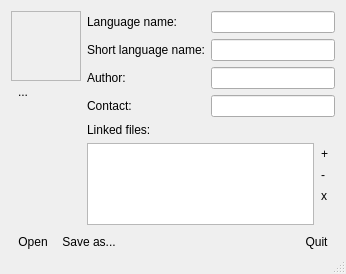
<?xml version="1.0" encoding="UTF-8"?>
<ui version="4.0">
 <class>MainWindow</class>
 <widget class="QMainWindow" name="MainWindow">
  <property name="geometry">
   <rect>
    <x>0</x>
    <y>0</y>
    <width>346</width>
    <height>274</height>
   </rect>
  </property>
  <property name="windowTitle">
   <string notr="true">InfoAboutQmLang - Utility creates a description file transfer qm</string>
  </property>
  <widget class="QWidget" name="centralWidget">
   <layout class="QVBoxLayout" name="verticalLayout_3">
    <property name="spacing">
     <number>6</number>
    </property>
    <property name="bottomMargin">
     <number>0</number>
    </property>
    <item>
     <layout class="QHBoxLayout" name="horizontalLayout_3">
      <property name="spacing">
       <number>6</number>
      </property>
      <item>
       <layout class="QVBoxLayout" name="verticalLayout">
        <property name="spacing">
         <number>0</number>
        </property>
        <item>
         <widget class="QScrollArea" name="scrollArea">
          <property name="sizePolicy">
           <sizepolicy hsizetype="Fixed" vsizetype="Fixed">
            <horstretch>0</horstretch>
            <verstretch>0</verstretch>
           </sizepolicy>
          </property>
          <property name="verticalScrollBarPolicy">
           <enum>Qt::ScrollBarAlwaysOff</enum>
          </property>
          <property name="horizontalScrollBarPolicy">
           <enum>Qt::ScrollBarAlwaysOff</enum>
          </property>
          <property name="widgetResizable">
           <bool>true</bool>
          </property>
          <property name="alignment">
           <set>Qt::AlignCenter</set>
          </property>
          <widget class="QWidget" name="scrollAreaWidgetContents">
           <property name="geometry">
            <rect>
             <x>0</x>
             <y>0</y>
             <width>60</width>
             <height>60</height>
            </rect>
           </property>
           <layout class="QHBoxLayout" name="horizontalLayout">
            <property name="spacing">
             <number>0</number>
            </property>
            <property name="margin">
             <number>0</number>
            </property>
            <item>
             <widget class="QLabel" name="iconLabel">
              <property name="text">
               <string notr="true"/>
              </property>
              <property name="alignment">
               <set>Qt::AlignCenter</set>
              </property>
             </widget>
            </item>
           </layout>
          </widget>
         </widget>
        </item>
        <item>
         <widget class="QToolButton" name="tButtonSelectIcon">
          <property name="toolTip">
           <string/>
          </property>
          <property name="statusTip">
           <string>Select the icon</string>
          </property>
          <property name="text">
           <string>...</string>
          </property>
          <property name="autoRaise">
           <bool>true</bool>
          </property>
         </widget>
        </item>
        <item>
         <spacer name="verticalSpacer">
          <property name="orientation">
           <enum>Qt::Vertical</enum>
          </property>
          <property name="sizeHint" stdset="0">
           <size>
            <width>20</width>
            <height>40</height>
           </size>
          </property>
         </spacer>
        </item>
       </layout>
      </item>
      <item>
       <widget class="QFrame" name="frame">
        <property name="sizePolicy">
         <sizepolicy hsizetype="Expanding" vsizetype="Expanding">
          <horstretch>0</horstretch>
          <verstretch>0</verstretch>
         </sizepolicy>
        </property>
        <property name="frameShape">
         <enum>QFrame::NoFrame</enum>
        </property>
        <property name="frameShadow">
         <enum>QFrame::Raised</enum>
        </property>
        <layout class="QVBoxLayout" name="verticalLayout_4">
         <property name="spacing">
          <number>6</number>
         </property>
         <property name="margin">
          <number>0</number>
         </property>
         <item>
          <layout class="QGridLayout" name="gridLayout">
           <item row="0" column="1">
            <widget class="QLineEdit" name="lEditNameLanguage">
             <property name="statusTip">
              <string>Language Name</string>
             </property>
            </widget>
           </item>
           <item row="2" column="0">
            <widget class="QLabel" name="label_2">
             <property name="text">
              <string>Author:</string>
             </property>
            </widget>
           </item>
           <item row="2" column="1">
            <widget class="QLineEdit" name="lEditAuthor">
             <property name="statusTip">
              <string>The author's name</string>
             </property>
            </widget>
           </item>
           <item row="0" column="0">
            <widget class="QLabel" name="label">
             <property name="text">
              <string>Language name:</string>
             </property>
            </widget>
           </item>
           <item row="3" column="1">
            <widget class="QLineEdit" name="lEditContact">
             <property name="statusTip">
              <string>Contact to author (eg, website or e-mail)</string>
             </property>
            </widget>
           </item>
           <item row="3" column="0">
            <widget class="QLabel" name="label_3">
             <property name="text">
              <string>Contact:</string>
             </property>
            </widget>
           </item>
           <item row="1" column="1">
            <widget class="QLineEdit" name="lEditShortNameLanguage"/>
           </item>
           <item row="1" column="0">
            <widget class="QLabel" name="label_5">
             <property name="text">
              <string>Short language name:</string>
             </property>
            </widget>
           </item>
          </layout>
         </item>
         <item>
          <widget class="QLabel" name="label_4">
           <property name="text">
            <string>Linked files:</string>
           </property>
          </widget>
         </item>
         <item>
          <layout class="QHBoxLayout" name="horizontalLayout_4">
           <property name="spacing">
            <number>0</number>
           </property>
           <item>
            <widget class="QListWidget" name="listWidgetFiles">
             <property name="alternatingRowColors">
              <bool>true</bool>
             </property>
             <property name="selectionMode">
              <enum>QAbstractItemView::ExtendedSelection</enum>
             </property>
            </widget>
           </item>
           <item>
            <layout class="QVBoxLayout" name="verticalLayout_2">
             <property name="spacing">
              <number>0</number>
             </property>
             <item>
              <widget class="QToolButton" name="tButtonAdd">
               <property name="statusTip">
                <string>Add files to the listсок</string>
               </property>
               <property name="text">
                <string>+</string>
               </property>
               <property name="icon">
                <iconset resource="resource.qrc">
                 <normaloff>:/add</normaloff>:/add</iconset>
               </property>
               <property name="autoRaise">
                <bool>true</bool>
               </property>
              </widget>
             </item>
             <item>
              <widget class="QToolButton" name="tButtonRemove">
               <property name="statusTip">
                <string>Remove from list</string>
               </property>
               <property name="text">
                <string>-</string>
               </property>
               <property name="icon">
                <iconset resource="resource.qrc">
                 <normaloff>:/remove</normaloff>:/remove</iconset>
               </property>
               <property name="autoRaise">
                <bool>true</bool>
               </property>
              </widget>
             </item>
             <item>
              <widget class="QToolButton" name="tButtonRemoveAll">
               <property name="statusTip">
                <string>Clear List</string>
               </property>
               <property name="text">
                <string>x</string>
               </property>
               <property name="icon">
                <iconset resource="resource.qrc">
                 <normaloff>:/removeAll</normaloff>:/removeAll</iconset>
               </property>
               <property name="autoRaise">
                <bool>true</bool>
               </property>
              </widget>
             </item>
             <item>
              <spacer name="verticalSpacer_3">
               <property name="orientation">
                <enum>Qt::Vertical</enum>
               </property>
               <property name="sizeHint" stdset="0">
                <size>
                 <width>20</width>
                 <height>40</height>
                </size>
               </property>
              </spacer>
             </item>
            </layout>
           </item>
          </layout>
         </item>
        </layout>
       </widget>
      </item>
     </layout>
    </item>
    <item>
     <layout class="QHBoxLayout" name="horizontalLayout_2">
      <property name="spacing">
       <number>0</number>
      </property>
      <item>
       <widget class="QToolButton" name="tButtonOpen">
        <property name="statusTip">
         <string>Open your file format</string>
        </property>
        <property name="text">
         <string>Open</string>
        </property>
        <property name="icon">
         <iconset resource="resource.qrc">
          <normaloff>:/open</normaloff>:/open</iconset>
        </property>
        <property name="autoRaise">
         <bool>true</bool>
        </property>
       </widget>
      </item>
      <item>
       <widget class="QToolButton" name="tButtonSaveAs">
        <property name="statusTip">
         <string>Save as...</string>
        </property>
        <property name="text">
         <string>Save as...</string>
        </property>
        <property name="icon">
         <iconset resource="resource.qrc">
          <normaloff>:/saveAs</normaloff>:/saveAs</iconset>
        </property>
        <property name="autoRaise">
         <bool>true</bool>
        </property>
       </widget>
      </item>
      <item>
       <spacer name="horizontalSpacer">
        <property name="orientation">
         <enum>Qt::Horizontal</enum>
        </property>
        <property name="sizeHint" stdset="0">
         <size>
          <width>40</width>
          <height>20</height>
         </size>
        </property>
       </spacer>
      </item>
      <item>
       <widget class="QToolButton" name="tButtonQuit">
        <property name="statusTip">
         <string>Quit</string>
        </property>
        <property name="text">
         <string>Quit</string>
        </property>
        <property name="autoRaise">
         <bool>true</bool>
        </property>
       </widget>
      </item>
     </layout>
    </item>
   </layout>
  </widget>
  <widget class="QMenuBar" name="menuBar">
   <property name="geometry">
    <rect>
     <x>0</x>
     <y>0</y>
     <width>346</width>
     <height>20</height>
    </rect>
   </property>
  </widget>
  <widget class="QStatusBar" name="statusBar"/>
 </widget>
 <layoutdefault spacing="6" margin="11"/>
 <tabstops>
  <tabstop>lEditNameLanguage</tabstop>
  <tabstop>lEditAuthor</tabstop>
  <tabstop>lEditContact</tabstop>
  <tabstop>tButtonSelectIcon</tabstop>
  <tabstop>tButtonAdd</tabstop>
  <tabstop>tButtonRemove</tabstop>
  <tabstop>tButtonRemoveAll</tabstop>
  <tabstop>tButtonOpen</tabstop>
  <tabstop>tButtonSaveAs</tabstop>
  <tabstop>tButtonQuit</tabstop>
  <tabstop>listWidgetFiles</tabstop>
  <tabstop>scrollArea</tabstop>
 </tabstops>
 <resources>
  <include location="resource.qrc"/>
 </resources>
 <connections/>
</ui>
